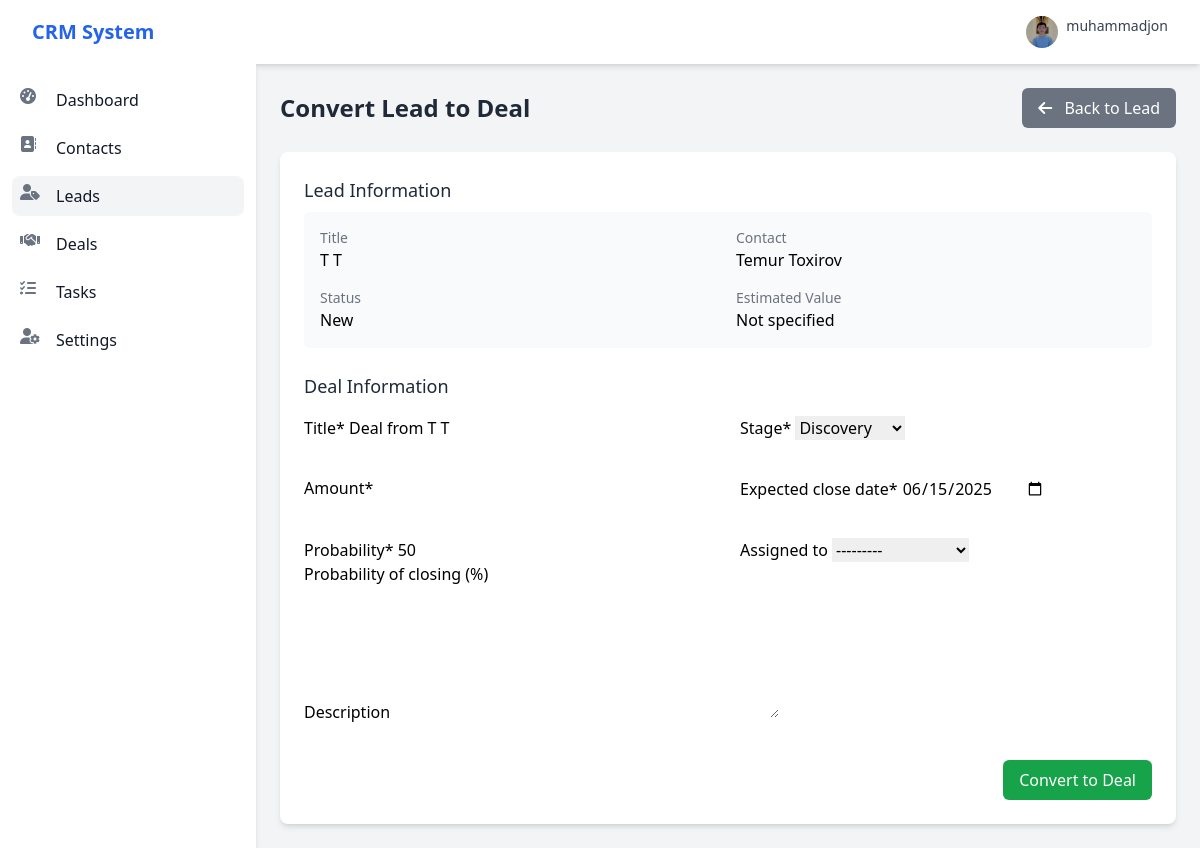
Page /leads/1/convert/ (signed in) on the committed database.
### accounts/models.py (models this page shows, shortened)
class Profile(models.Model):
    user = models.OneToOneField(User, on_delete=models.CASCADE)
    bio = models.TextField(max_length=500, blank=True)
    phone_number = models.CharField(max_length=20, blank=True)
    position = models.CharField(max_length=100, blank=True)
    profile_image = models.ImageField(upload_to='profile_pics', default='default.jpg')

### leads/models.py (models this page shows, shortened)
class Lead(models.Model):
    STATUS_CHOICES = [
        ('new', 'New'),
        ('contacted', 'Contacted'),
        ('qualified', 'Qualified'),
        ('unqualified', 'Unqualified'),
        ('converted', 'Converted'),
    ]
    PRIORITY_CHOICES = [
        ('low', 'Low'),
        ('medium', 'Medium'),
        ('high', 'High'),
    ]
    contact = models.ForeignKey(Contact, on_delete=models.CASCADE, related_name='leads')
    title = models.CharField(max_length=200)
    description = models.TextField(blank=True, null=True)
    status = models.CharField(max_length=20, choices=STATUS_CHOICES, default='new')
    priority = models.CharField(max_length=10, choices=PRIORITY_CHOICES, default='medium')
    estimated_value = models.DecimalField(max_digits=10, decimal_places=2, blank=True, null=True)
    assigned_to = models.ForeignKey(User, on_delete=models.SET_NULL, null=True, blank=True,
                                    related_name='assigned_leads')
    created_by = models.ForeignKey(User, on_delete=models.CASCADE, related_name='created_leads')
    created_at = models.DateTimeField(auto_now_add=True)
    updated_at = models.DateTimeField(auto_now=True)
    class Meta:
        ordering = ['-created_at']

### contacts/models.py (models this page shows, shortened)
class Contact(models.Model):
    LEAD_SOURCE_CHOICES = [
        ('website', 'Website'),
        ('referral', 'Referral'),
        ('social_media', 'Social Media'),
        ('email', 'Email Campaign'),
        ('other', 'Other'),
    ]
    first_name = models.CharField(max_length=100)
    last_name = models.CharField(max_length=100)
    email = models.EmailField(unique=True)
    phone = models.CharField(max_length=15, blank=True, null=True)
    company = models.CharField(max_length=100, blank=True, null=True)
    position = models.CharField(max_length=100, blank=True, null=True)
    address = models.TextField(blank=True, null=True)
    source = models.CharField(max_length=20, choices=LEAD_SOURCE_CHOICES, default='other')
    notes = models.TextField(blank=True, null=True)
    assigned_to = models.ForeignKey(User, on_delete=models.SET_NULL, null=True, blank=True,
                                    related_name='assigned_contacts')
    created_by = models.ForeignKey(User, on_delete=models.CASCADE, related_name='created_contacts')
    created_at = models.DateTimeField(auto_now_add=True)
    updated_at = models.DateTimeField(auto_now=True)
    class Meta:
        ordering = ['-created_at']

### leads/views.py (the view)
# urls.py: path('<int:pk>/convert/', views.lead_convert, name='lead_convert'),
@login_required
def lead_convert(request, pk):
    lead = get_object_or_404(Lead, pk=pk)
    if request.method == 'POST':
        from deals.forms import DealForm
        form = DealForm(request.POST)
        if form.is_valid():
            deal = form.save(commit=False)
            deal.contact = lead.contact
            deal.lead = lead
            deal.created_by = request.user
            deal.save()
            lead.status = 'converted'
            lead.save()
            messages.success(request, "Lead converted to deal successfully!")
            return redirect('deal_detail', pk=deal.pk)
        else:
            messages.error(request, "Lead conversion failed. Please correct the errors.")
    else:
        from deals.forms import DealForm
        initial_data = {
            'title': f"Deal from {lead.title}",
            'contact': lead.contact,
            'amount': lead.estimated_value,
        }
        form = DealForm(initial=initial_data)
    return render(request, 'leads/lead_convert.html', {'form': form, 'lead': lead})

### deals/forms.py
class DealForm(forms.ModelForm):
    class Meta:
        model = Deal
        fields = ('title', 'contact', 'lead', 'stage', 'amount', 'expected_close_date',
                  'probability', 'description', 'assigned_to')
        widgets = {
            'description': forms.Textarea(attrs={'rows': 4}),
            'expected_close_date': forms.DateInput(attrs={'type': 'date'}),
            'amount': forms.NumberInput(attrs={'step': '0.01'}),
        }
    def __init__(self, *args, **kwargs):
        super().__init__(*args, **kwargs)
        if not self.initial.get('expected_close_date'):
            self.initial['expected_close_date'] = (datetime.date.today() + datetime.timedelta(days=30)).strftime(
                '%Y-%m-%d')

### templates/leads/lead_convert.html (shortened to what this page needs)
{% extends 'base.html' %}
{% load crispy_forms_tags %}
{% block content %}
<div class="container mx-auto">
    <div class="flex justify-between items-center mb-6">
        <h1 class="text-2xl font-semibold text-gray-800">Convert Lead to Deal</h1>
        <a href="{% url 'lead_detail' lead.id %}" class="bg-gray-500 hover:bg-gray-600 text-white font-medium py-2 px-4 rounded-md">
            <i class="fas fa-arrow-left mr-2"></i> Back to Lead
        </a>
    </div>
    <div class="bg-white shadow-md rounded-lg overflow-hidden">
        <div class="p-6">
            <div class="mb-6">
                <h2 class="text-lg font-medium text-gray-800 mb-2">Lead Information</h2>
                <div class="bg-gray-50 p-4 rounded-md">
                    <div class="grid grid-cols-1 md:grid-cols-2 gap-4">
                        <div>
                            <p class="text-sm text-gray-500">Title</p>
                            <p class="font-medium">{{ lead.title }}</p>
                        </div>
                        <div>
                            <p class="text-sm text-gray-500">Contact</p>
                            <p class="font-medium">{{ lead.contact.first_name }} {{ lead.contact.last_name }}</p>
                        </div>
                        <div>
                            <p class="text-sm text-gray-500">Status</p>
                            <p class="font-medium">{{ lead.get_status_display }}</p>
                        </div>
                        <div>
                            <p class="text-sm text-gray-500">Estimated Value</p>
                            <p class="font-medium">{% if lead.estimated_value %}${{ lead.estimated_value }}{% else %}Not specified{% endif %}</p>
                        </div>
                    </div>
                </div>
            </div>
            <h2 class="text-lg font-medium text-gray-800 mb-4">Deal Information</h2>
            <form method="post">
                <div class="grid grid-cols-1 md:grid-cols-2 gap-6">
                    <div>
                        {{ form.title|as_crispy_field }}
                    </div>
                    <div>
                        {{ form.stage|as_crispy_field }}
                    </div>
                    <div>
                        {{ form.amount|as_crispy_field }}
                    </div>
                    <div>
                        {{ form.expected_close_date|as_crispy_field }}
                    </div>
                    <div>
                        {{ form.probability|as_crispy_field }}
                    </div>
                    <div>
                        {{ form.assigned_to|as_crispy_field }}
                    </div>
                    <div class="md:col-span-2">
                        {{ form.description|as_crispy_field }}
                    </div>
                </div>
                <div class="mt-6 flex justify-end">
                    <button type="submit" class="bg-green-600 hover:bg-green-700 text-white font-medium py-2 px-4 rounded-md">
                        Convert to Deal
                    </button>
                </div>
            </form>
        </div>
    </div>
</div>
{% endblock %}

### templates/includes/navbar.html (shortened to what this page needs)
<nav class="bg-white shadow-md">
    <div class="max-w-7xl mx-auto px-4 sm:px-6 lg:px-8">
        <div class="flex justify-between h-16">
            <div class="flex items-center">
                <div class="flex-shrink-0 flex items-center">
                    <a href="{% url 'dashboard' %}" class="text-xl font-bold text-blue-600">CRM System</a>
                </div>
            </div>
            <div class="flex items-center">
                <div class="ml-3 relative">
                    <div>
                        <button type="button" class="flex text-sm rounded-full focus:outline-none" id="user-menu-button" aria-expanded="false" aria-haspopup="true">
                            {% if user.profile.profile_image %}
                                <img class="h-8 w-8 rounded-full object-cover" src="{{ user.profile.profile_image.url }}" alt="{{ user.username }}">
                            {% else %}
                                <div class="h-8 w-8 rounded-full bg-blue-500 flex items-center justify-center text-white">
                                    {{ user.username|first|upper }}
                                </div>
                            {% endif %}
                            <span class="ml-2 text-gray-700 hidden sm:block">{{ user.username }}</span>
                        </button>
                    </div>
                </div>
            </div>
        </div>
    </div>
</nav>

### rows in the picture
Lead: title "T T", contact.first_name "Temur", contact.last_name "Toxirov", status "New"

### other values in the picture
{{ user.username }} "muhammadjon"
